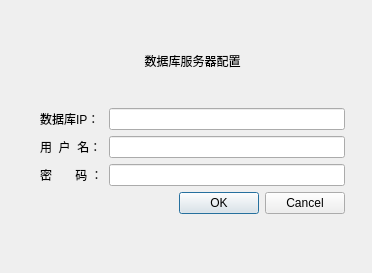
<?xml version="1.0" encoding="UTF-8"?>
<ui version="4.0">
 <class>DataConfig</class>
 <widget class="QDialog" name="DataConfig">
  <property name="geometry">
   <rect>
    <x>0</x>
    <y>0</y>
    <width>372</width>
    <height>273</height>
   </rect>
  </property>
  <property name="windowTitle">
   <string>数据库配置</string>
  </property>
  <widget class="QWidget" name="layoutWidget">
   <property name="geometry">
    <rect>
     <x>20</x>
     <y>20</y>
     <width>351</width>
     <height>233</height>
    </rect>
   </property>
   <layout class="QGridLayout" name="gridLayout">
    <item row="0" column="0" rowspan="3">
     <spacer name="verticalSpacer">
      <property name="orientation">
       <enum>Qt::Vertical</enum>
      </property>
      <property name="sizeHint" stdset="0">
       <size>
        <width>20</width>
        <height>198</height>
       </size>
      </property>
     </spacer>
    </item>
    <item row="0" column="2" rowspan="2">
     <spacer name="verticalSpacer_2">
      <property name="orientation">
       <enum>Qt::Vertical</enum>
      </property>
      <property name="sizeHint" stdset="0">
       <size>
        <width>20</width>
        <height>198</height>
       </size>
      </property>
     </spacer>
    </item>
    <item row="2" column="1" colspan="2">
     <spacer name="horizontalSpacer">
      <property name="orientation">
       <enum>Qt::Horizontal</enum>
      </property>
      <property name="sizeHint" stdset="0">
       <size>
        <width>258</width>
        <height>20</height>
       </size>
      </property>
     </spacer>
    </item>
    <item row="1" column="1">
     <layout class="QVBoxLayout" name="verticalLayout_5">
      <item>
       <layout class="QHBoxLayout" name="horizontalLayout">
        <item>
         <layout class="QVBoxLayout" name="verticalLayout_4">
          <item>
           <widget class="QLabel" name="label">
            <property name="text">
             <string>数据库IP：</string>
            </property>
           </widget>
          </item>
          <item>
           <widget class="QLabel" name="label_2">
            <property name="text">
             <string>用  户  名：</string>
            </property>
           </widget>
          </item>
          <item>
           <widget class="QLabel" name="label_3">
            <property name="text">
             <string>密       码 ：</string>
            </property>
           </widget>
          </item>
         </layout>
        </item>
        <item>
         <layout class="QVBoxLayout" name="verticalLayout_3">
          <item>
           <widget class="QLineEdit" name="leDatabase"/>
          </item>
          <item>
           <widget class="QLineEdit" name="leUsername"/>
          </item>
          <item>
           <widget class="QLineEdit" name="lePassword">
            <property name="echoMode">
             <enum>QLineEdit::Password</enum>
            </property>
           </widget>
          </item>
         </layout>
        </item>
       </layout>
      </item>
      <item>
       <widget class="QDialogButtonBox" name="buttonBox">
        <property name="orientation">
         <enum>Qt::Horizontal</enum>
        </property>
        <property name="standardButtons">
         <set>QDialogButtonBox::Cancel|QDialogButtonBox::Ok</set>
        </property>
       </widget>
      </item>
     </layout>
    </item>
    <item row="0" column="1">
     <widget class="QLabel" name="label_4">
      <property name="text">
       <string>数据库服务器配置</string>
      </property>
      <property name="alignment">
       <set>Qt::AlignCenter</set>
      </property>
     </widget>
    </item>
   </layout>
  </widget>
 </widget>
 <resources/>
 <connections/>
</ui>
